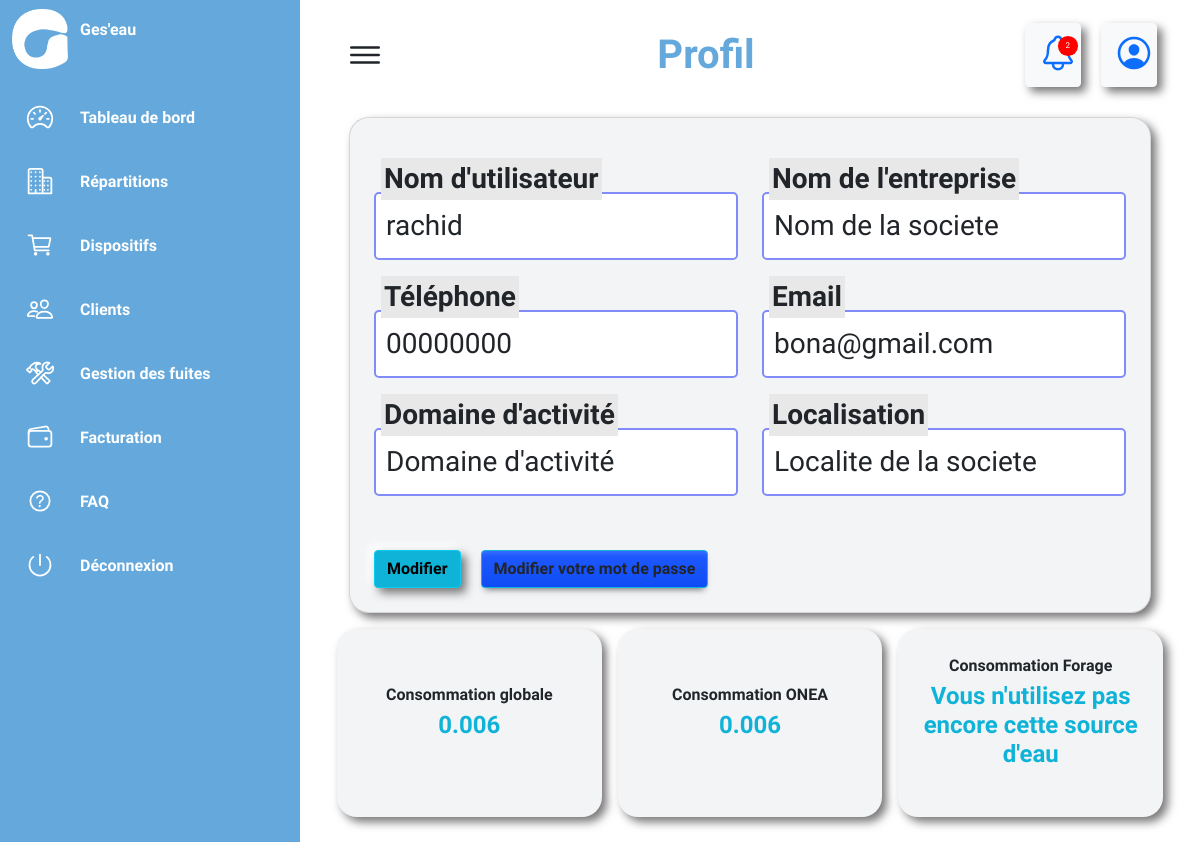
The app's page /profil/ (signed in) with its own data.
### conso/models.py (models this page shows)
class Entreprise(models.Model):
    user = models.OneToOneField(User, on_delete=models.CASCADE, null=True)
    nom_societe = models.CharField(default ="Nom de la societe", max_length=100, null=True, blank=True, verbose_name="Nom de l'entreprise ou de la société")
    telephone = models.CharField(default ="00000000", max_length=20,null=True, blank=True,verbose_name="Numéro de téléphone")
    domaine_act = models.CharField(default ="Domaine d'activité", max_length=100, null=True, blank=True, verbose_name="Domaine d'activité")
    localite = models.CharField(default ="Localite de la societe", max_length=100, null=True, blank=True, verbose_name="Localisation")

### conso/views.py (the view)
# urls.py: path('profil/',views.profil_views,name="profil"),
@login_required(login_url='login')
def profil_views(request):
    entreprise = Entreprise.objects.get(user=request.user)
    consommation = Consommation.objects.filter(dispositif__section__entreprise=entreprise).aggregate(Sum('quantite'))['quantite__sum']
    consommation = round(consommation, 3) if consommation is not None else None
    onea_exists = Consommation.objects.filter(dispositif__source_eau="ONEA", dispositif__section__entreprise=entreprise).exists()
    if onea_exists:
        consommation_ONEA = Consommation.objects.filter(dispositif__source_eau="ONEA", dispositif__section__entreprise=entreprise).aggregate(Sum('quantite'))['quantite__sum']
        consommation_ONEA = round(consommation_ONEA, 3) if consommation_ONEA is not None else None
    else:
        consommation_ONEA = "Vous n'utilisez pas encore cette source d'eau"
    forage_exists = Consommation.objects.filter(dispositif__source_eau="Forage", dispositif__section__entreprise=entreprise).exists()
    if forage_exists:
        consommation_Forage = Consommation.objects.filter(dispositif__source_eau="Forage", dispositif__section__entreprise=entreprise).aggregate(Sum('quantite'))['quantite__sum']
        consommation_Forage = round(consommation_Forage, 3) if consommation_Forage is not None else None
    else:
        consommation_Forage = "Vous n'utilisez pas encore cette source d'eau"
    if request.method == 'POST':
        user_form = UserProfileForm(request.POST, instance=request.user)
        entreprise_form = EntrepriseForm(request.POST, instance=request.user.entreprise)
        if user_form.is_valid() and entreprise_form.is_valid():
            user_form.save()
            entreprise_form.save()
            return redirect('profil')
    else:
        user_form = UserProfileForm(instance=request.user)
        entreprise_form = EntrepriseForm(instance=request.user.entreprise)
    alert_count = Alert.objects.filter(entreprise=entreprise, is_read=False).count()
    context = {'alert_count':alert_count,
        'entreprise': entreprise,
        'consommation': consommation,
        "consommation_ONEA":consommation_ONEA,
        "consommation_Forage":consommation_Forage,
        'user_form': user_form,
        'entreprise_form': entreprise_form,
    }
    return render(request, 'conso/profil/profil_views.html', context)

### conso/forms.py
class UserProfileForm(UserChangeForm):
    class Meta:
        model = User
        fields = ('username', 'email')

class EntrepriseForm(forms.ModelForm):
    class Meta:
        model = Entreprise
        fields = ('nom_societe', 'telephone', 'domaine_act', 'localite')

### conso/templates/conso/profil/profil_views.html (shortened to what this page needs)
{% extends 'base.html' %}
{% block etatactuel %}
Profil
{% endblock etatactuel %}
{% block content %}
<form method="POST" class="card p-3 mt-2 myform details" action="{% url 'profil' %}">
    <div class="row p-2">
        <div class="form-group col-12 col-md-6 mt-2 coolinput">
            <label for="username" class="form-label text"><strong>Nom d'utilisateur</strong></label>
            <input type="text" class="form-control input" id="username" name="username" value="{{ entreprise.user.username }}">
        </div>
        <div class="form-group col-12 col-md-6 mt-2 coolinput">
            <label for="nom_societe" class="form-label text"><strong>Nom de l'entreprise</strong></label>
            <input type="text" class="form-control input" id="nom_societe" name="nom_societe" value="{{ entreprise.nom_societe }}">
        </div>
        <div class="form-group col-12 col-md-6 mt-2 coolinput">
            <label for="telephone" class="form-label text"><strong>Téléphone</strong></label>
            <input type="text" class="form-control input" id="telephone" name="telephone" value="{{ entreprise.telephone }}">
        </div>
        <div class="form-group col-12 col-md-6 mt-2 coolinput">
            <label for="email" class="form-label text"><strong>Email</strong></label>
            <input type="email" class="form-control input" id="email" name="email" value="{{ entreprise.user.email }}">
        </div>
        <div class="form-group col-12 col-md-6 mt-2 coolinput">
            <label for="domaine_act" class="form-label text"><strong>Domaine d'activité</strong></label>
            <input type="text" class="form-control input" id="domaine_act" name="domaine_act" value="{{ entreprise.domaine_act }}">
        </div>
        <div class="form-group col-12 col-md-6 mt-2 coolinput">
            <label for="localite" class="form-label text"><strong>Localisation</strong></label>
            <input type="text" class="form-control input" id="localite" name="localite" value="{{ entreprise.localite }}">
        </div>
    </div>
    <div class="mt-2">
        <button type="submit" class="btn btn-info" style="font-weight: bold; background-color: #10b3d8;">Modifier</button>
        <a href="{% url 'change_password' %}" class="btn btn-primary text-dark" style="font-weight: bold; background-color: #65a9dc; border-color: #10b3d8;">Modifier votre mot de passe</a>
    </div>
</form>
<div class="row quick-access">
    <div class="col-md-4 mt-3 graph">
        <p class="mb-1 text-center"><strong>Consommation globale<h4 class="text-center" style="color: #10b3d8;">{{ consommation }}</h4></strong>
        </p>
    </div>
    <div class="col-md-4 mt-3 graph">
        <p class="mb-1 text-center"><strong>Consommation ONEA<h4 class="text-center" style="color: #10b3d8;">{{ consommation_ONEA }}</h4></strong></p>
    </div>
    <div class="col-md-4 mt-3 graph">
        <p class="mb-1 text-center"><strong>Consommation Forage<h4 class="text-center" style="color: #10b3d8;">{{ consommation_Forage }}</h4></strong></p>
    </div>
</div>
{% endblock content %}

### Geseau/static/css/style.css (style rules this page uses)
* { font-family: "Ubuntu", "sans-serif"; margin: 0; padding: 0; box-sizing: border-box; }
:root { --blue: #65a9dc; --white: #fff; --gray: #f5f5f5; --black1: #222; --black2: #999; }
body { min-height: 100vh; overflow-x: hidden; }
.details { position: relative; width: 100%; padding: 20px; display: grid; grid-template-columns: 2fr 1fr; grid-gap: 30px; }
.coolinput { display: flex; flex-direction: column; width: fit-content; position: static; max-width: 240px; }
.coolinput label.text { font-size: 1.75rem; font-weight: 700; position: relative; top: 0.5rem; margin: 0 0 0 7px; padding: 0 3px; background: #e8e8e8; width: fit-content; }
.coolinput input[type=text].input { padding: 11px 10px; font-size: 1.75rem; border: 2px #818CF8 solid; border-radius: 5px; }
.coolinput input[type=email].input { padding: 11px 10px; font-size: 1.75rem; border: 2px #818CF8 solid; border-radius: 5px; }
.btn { margin: 0.5rem; padding: 0.5rem 0.75rem; border-radius: 0.5rem; border: none; font-weight: 600; cursor: pointer; display: flex; box-shadow: 5px 5px 10px #787676, -5px -5px 10px #ffffff; }
.btn-primary { background: linear-gradient(#1f5afe, #0f4cf5); color: white; box-shadow: inset 0pt 4pt 3pt -2pt #386fff, 0pt 4pt 5pt -3pt #0009; border-bottom: 2pt solid #083acd; transition: all 0.5s ease; }

### Geseau/static/css/styles.css (style rules this page uses)
* { margin: 0; padding: 0; box-sizing: border-box; font-family: 'Ubuntu', sans-serif; }
body { display: flex; height: 100vh; background: #f0f5fd; }
.main .card { background-color: #f2f4f6; border-radius: 20px; box-shadow: 5px 5px 10px #787676, -5px -5px 10px #ffffff; }
.main .quick-access { display: flex; justify-content: space-around; cursor: pointer; }
.main .quick-access .graph { background-color: #f2f4f6; width: 30%; padding: 20px; display: flex; flex-direction: column; align-items: justify; justify-content: center; border: 5px solid transparent; border-radius: 20px; transition: all 0.3s ease; box-shadow: 5px 5px 10px #787676, -5px -5px 10px #ffffff; }
.mt-3 { margin-top: 1rem !important; }
.quick-access { display: flex; justify-content: space-between; flex-wrap: wrap; gap: 1rem; }
.quick-access .graph { flex: 1 1 calc(33.333% - 1rem); box-sizing: border-box; }

### records on screen
Entreprise: username "rachid", nom_societe "Nom de la societe", telephone "00000000", email "bona@gmail.com", domaine_act "Domaine d'activité", localite "Localite de la societe"

### other values on screen
{{ alert_count }} "2"
